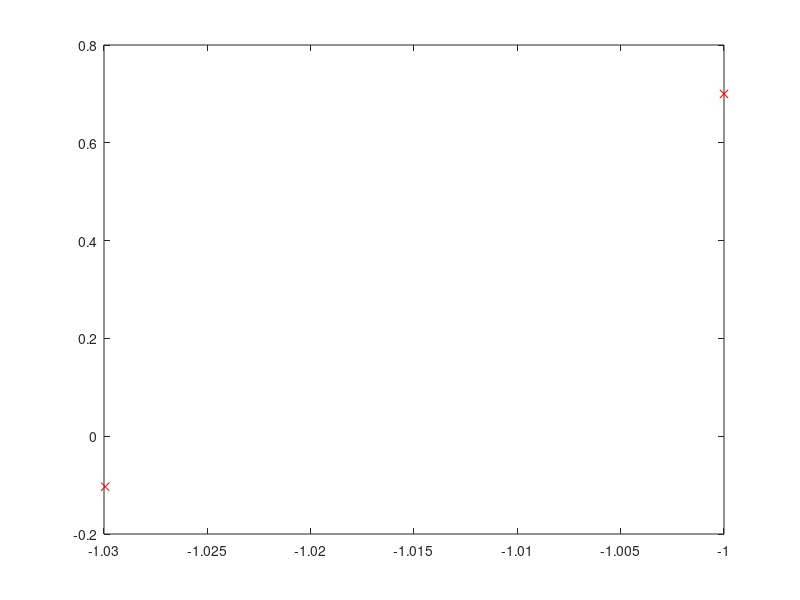

Reproduce this figure in MATLAB. (Note: this script raises an error after producing the figure.)
% Q2
% gradient descent
clear;
x0=[-1; 0.7];
x = x0;
all_x=x0;
step_size=0.1;
niters=0;
while norm([exp(x(1)+3*x(2)-0.1)+exp(x(1)-3*x(2)-0.1)-exp(-x(1)-0.1); 3*exp(x(1)+3*x(2)-0.1)-3*exp(x(1)-3*x(2)-0.1)],2)>0.01
    del_x = -[exp(x(1)+3*x(2)-0.1)+exp(x(1)-3*x(2)-0.1)-exp(-x(1)-0.1); 3*exp(x(1)+3*x(2)-0.1)-3*exp(x(1)-3*x(2)-0.1)];
    x = x+step_size*del_x;
    all_x = [all_x, x];
    niters=niters+1;
end
best_x=x;
optval=exp(x(1)+3*x(2)-0.1)+exp(x(1)-3*x(2)-0.1)+exp(-x(1)-0.1);

x = all_x;
plot(x(1,1),x(2,1),'rx')
hold on
for i = 2:niters
    plot(x(1,i),x(2,i),'rx')
    draw_line(x(:,i-1),x(:,i))
    hold on
end
grid;
title("Convergence plot for Gradient Descent with step size 0.01");
